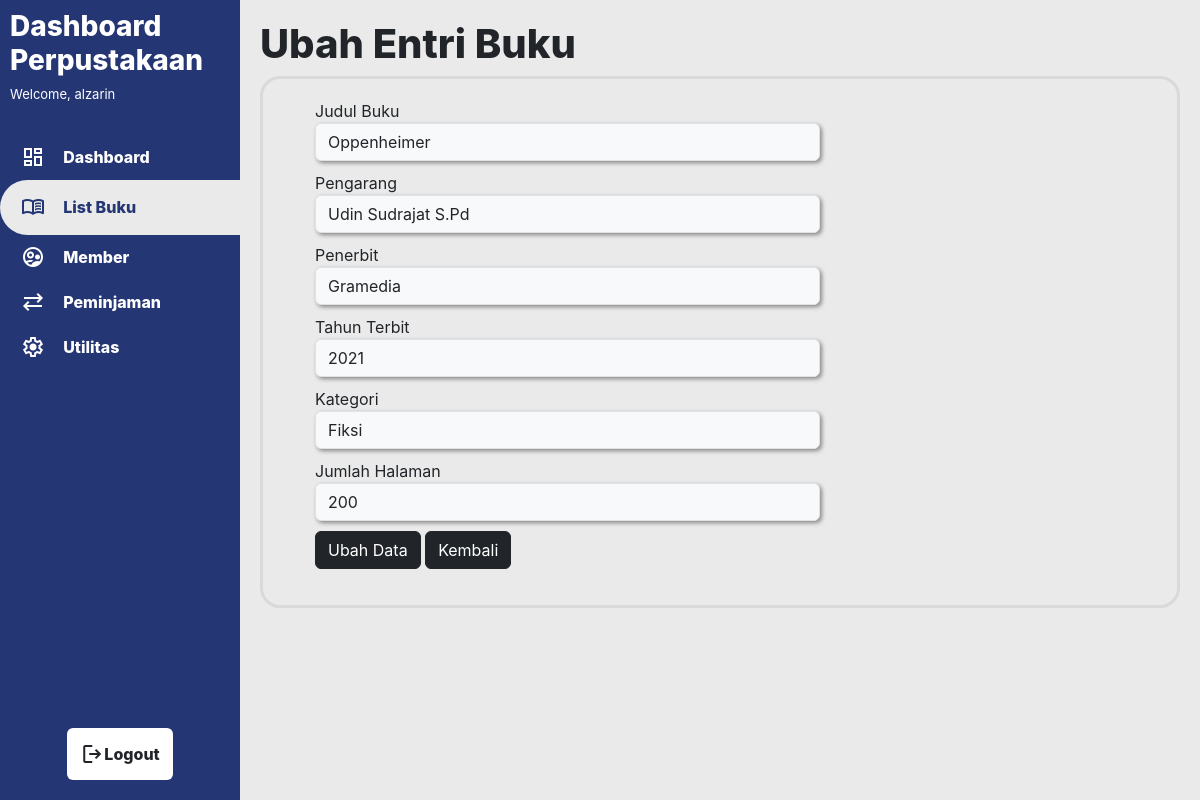
/list_buku_ubah.php?id=15 (signed in), run on the app's committed database.
### tables this page shows
CREATE TABLE `tb_buku` (
  `bk_id` int(12) NOT NULL,
  `bk_nama` varchar(100) NOT NULL,
  `bk_pengarang` varchar(100) NOT NULL,
  `bk_penerbit` varchar(50) NOT NULL,
  `bk_thnterbit` varchar(4) NOT NULL,
  `bk_kategori` varchar(20) NOT NULL,
  `bk_halaman` varchar(10) NOT NULL,
  `bk_status` varchar(12) NOT NULL
);

### list_buku_ubah.php (the view, shortened to what this page needs)
<?php
    require 'assets/includes/dbconfig.php';
    $id = $_GET["id"];
    $buku = query("SELECT * FROM tb_buku WHERE bk_id = $id")[0];
    function query($query){
        global $db;
        $result = mysqli_query($db, $query);
        $rows = [];
        while($row = mysqli_fetch_assoc($result)){
            $rows[]=$row;
        }
        return $rows;
    }
?>
<!DOCTYPE html>
<html lang="en">
<head>
    <link href="https://cdn.jsdelivr.net/npm/bootstrap@5.3.2/dist/css/bootstrap.min.css" rel="stylesheet">
    <link rel="stylesheet" href="assets/css/main.css">
    <link rel="stylesheet" href="assets/css/list_buku.css">
<body>
    <div class="container-main container-fluid">
        <div class="sidemenu">
            <div class="sidemenu-top">
                <h3 class="text-title">Dashboard<br>Perpustakaan</h3>
                <p class="text-subtitle">
                <?php
                    if(isset($_SESSION["info_user"])) {
                        $username = $_SESSION["info_user"];
                        echo "Welcome, $username";
                    }else {
                        echo "Welcome, Guest!";
                    }
                ?>
                </p>
            </div>
            <div class="sidemenu-mid">
                <button type="button" class="btn btn-sidemenu btn-sidemenu-format" onclick="window.location.href='dashboard.php'">
                    <span class="material-symbols-outlined">
                    </span>
                    &#12644 Dashboard
                </button>
                <button type="button" class="btn btn-sidemenu-active btn-sidemenu-format" onclick="window.location.href='list_buku.php'">
                    <span class="material-symbols-outlined">
                    </span>
                    &#12644 List Buku
                </button>
                <button type="button" class="btn btn-sidemenu btn-sidemenu-format" onclick="window.location.href='member.php'">
                    <span class="material-symbols-outlined">
                    </span>
                    &#12644 Member
                </button>
                <button type="button" class="btn btn-sidemenu btn-sidemenu-format" onclick="window.location.href='peminjaman.php'">
                    <span class="material-symbols-outlined">
                    </span>
                    &#12644 Peminjaman
                </button>
                <button type="button" class="btn btn-sidemenu btn-sidemenu-format" onclick="window.location.href='Utilitas.php'">
                    <span class="material-symbols-outlined">
                    </span>
                    &#12644 Utilitas
                </button>
            </div>
            <div class="sidemenu-bottom">
            <button type="button" class="btn btn-sidemenu-bottom" onclick="window.location.href='logout.php'">
                <span class="material-symbols-outlined">
                </span>
                Logout
            </button>
            </div>
        </div>
        <div class="contents">
            <div class="contents-tambah">
                <h1 class="text-title">Ubah Entri Buku</h1>
                <div class="container-tambah">
                    <form action="" method="post">
                        <ul>
                            <li>
                                Judul Buku<br>
                                <input type="text" class="input-group-text" name="bk_nama" required value="<?= $buku["bk_nama"];?>">
                            </li>
                            <li>
                                Pengarang<br>
                                <input type="text" class="input-group-text" name="bk_pengarang" required value="<?= $buku["bk_pengarang"];?>">
                            </li>
                            <li>
                                Penerbit<br>
                                <input type="text" class="input-group-text" name="bk_penerbit" required value="<?= $buku["bk_penerbit"];?>">
                            </li>
                            <li>
                                Tahun Terbit<br>
                                <input type="text" class="input-group-text" name="bk_thnterbit" required value="<?= $buku["bk_thnterbit"];?>">
                            </li>
                            <li>
                                Kategori<br>
                                <input type="text" class="input-group-text" name="bk_kategori" required value="<?= $buku["bk_kategori"];?>">
                            </li>
                            <li>
                                Jumlah Halaman<br>
                                <input type="text" class="input-group-text" name="bk_halaman" required value="<?= $buku["bk_halaman"];?>">
                            </li>
                            <li>
                                <button type="submit" class="btn btn-dark" name="submit">Ubah Data</button>
                                <button type="button" class="btn btn-dark" onclick="window.location.href='list_buku.php'">Kembali</button>
                            </li>
                        </ul>
                    </form>
                </div>
            </div>
        </div>
    </div>
</body>
</html>

### assets/css/main.css (style rules this page uses)
* { font-family: inter; }
.container-main { background-color: white; display: flex; padding: 0; height: 100vh; }
.text-title { font-weight: 800; }
.text-subtitle { font-size: 13px; }
.material-symbols-outlined { font-variation-settings: 'FILL' 0, 'wght' 400, 'GRAD' 0, 'opsz' 24 }
.sidemenu { flex: 0.5; background-color: var(--blue); color: white; display: flex; flex-direction: column; }
.sidemenu-top { flex: 1; padding: 10px; }
.sidemenu-mid { flex: 5; display: flex; flex-direction: column; }
.sidemenu-bottom { flex: 0.8; display: flex; justify-content: center; }
.btn-sidemenu { color: white; font-weight: 800; background-color: var(--blue); border-radius: 30px 0px 0px 30px; height: 45px; }
.btn-sidemenu-active { background-color: var(--lightgray2); color: var(--blue); font-weight: 800; border-radius: 30px 0px 0px 30px; height: 55px; }
.btn-sidemenu-format { padding: 0px 0px 0px 20px; display: flex; text-align: left; align-items: center; }
.btn-sidemenu-bottom { display: flex; font-weight: 800; background-color: white; align-items: center; margin: 20px; }

### assets/css/list_buku.css (style rules this page uses)
.contents { flex: 2; display: flex; flex-direction: column; height: 100vh; background-color: var(--lightgray2); overflow: hidden; }
ul { list-style-type: none; }
ul li { margin-bottom: 10px; }
.input-group-text { text-align: left; width: 60%; box-shadow: 2px 2px 4px #888888; }
.contents-tambah { padding: 20px; height: 100vh; }
.container-tambah { padding: 20px; border-width: 3px; border-style: solid; border-color: var(--lightgray); border-radius: 20px; }

### assets/css/color.css (style rules this page uses)
:root { --blue: #253674; --blue-hover: #2e4492; --lightblue : #83bbf3; --lightblue2 :#72a5d8; --lightgray: #D9D9D9; --lightgray2: #EAEAEA; --success: #5be35f; --failed: #db5d3d; }

### data on the page
tb_buku: bk_nama "Oppenheimer", bk_pengarang "Udin Sudrajat S.Pd", bk_penerbit "Gramedia", bk_thnterbit "2021", bk_kategori "Fiksi", bk_halaman "200"

### other printed values
$username "alzarin"
